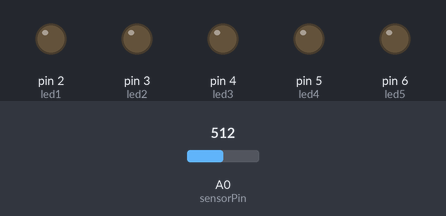
The sketch below on a simulated Arduino Uno, built with avr-gcc and run on an emulated ATmega328P. Shown: output pins drawn as LEDs (lit = HIGH). The test bench sets the inputs (shaded band); at power-on: A0 (sensorPin) = 512. What the sketch prints to the serial monitor is not drawn.

Above: at 1.2 s.
1.3 s: A0 (sensorPin) set to 716
Timing chart, 0 to 4.3 s (numbered marks = the images above; inputs shaded):
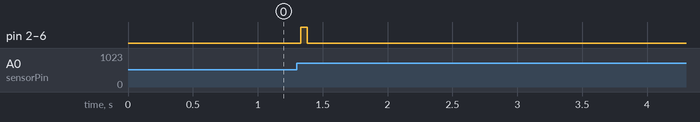

The sketch:

Sound_levels.ino
```cpp
int led1 = 2;
int led2 = 3;
int led3 = 4;
int led4 = 5;
int led5 = 6;
int sensorPin = A0;   // select the input pin for the sensor
int sensorval = 0;    // variable to store the value coming from the sensor

const int sampleWindow = 50; // Sample window width in mS (50 mS = 20Hz)
unsigned int sample;


// the setup routine runs once when you press reset:
void setup() {
// initialize the digital pin as an output.
pinMode(led1, OUTPUT);
pinMode(led2, OUTPUT);
pinMode(led3, OUTPUT);
pinMode(led4, OUTPUT);
pinMode(led5, OUTPUT);
Serial.begin(9600); // initialize serial communication with computer
}

// the loop routine runs over and over again forever:
void loop() {

   unsigned long startMillis= millis();  // Start of sample window
   unsigned int peakToPeak = 0;   // peak-to-peak level

   unsigned int signalMax = 0;
   unsigned int signalMin = 1024;

   // collect data for 50 mS
   while (millis() - startMillis < sampleWindow)
   {
      sample = analogRead(0);
      if (sample < 1024)  // toss out spurious readings
      {
         if (sample > signalMax)
         {
            signalMax = sample;  // save just the max levels
         }
         else if (sample < signalMin)
         {
            signalMin = sample;  // save just the min levels
         }
      }
   }
   peakToPeak = signalMax - signalMin;  // max - min = peak-peak amplitude
   double volts = (peakToPeak * 5.0) / 1024;  // convert to volts

//sensorval = analogRead(sensorPin); // read the value from the sensor
//Serial.println(sensorval); // send it to the computer (as ASCII digits)

digitalWrite(led1, LOW);
digitalWrite(led2, LOW);
digitalWrite(led3, LOW);
digitalWrite(led4, LOW);
digitalWrite(led5, LOW);
delay(1);
if (volts > 0.02) {digitalWrite(led1, HIGH); }
if (volts > 0.03) {digitalWrite(led2, HIGH); }
if (volts > 0.04) {digitalWrite(led3, HIGH); }
if (volts > 0.05) {digitalWrite(led4, HIGH); }
if (volts > 0.06) {digitalWrite(led5, HIGH); }
//delay(1);

Serial.println(volts);
}
```

Measured:
- after the input at 1.3 s, pin 2 (led1), pin 3 (led2), pin 4 (led3), pin 5 (led4), pin 6 (led5): LOW → HIGH at once, → LOW 0.05 s later
